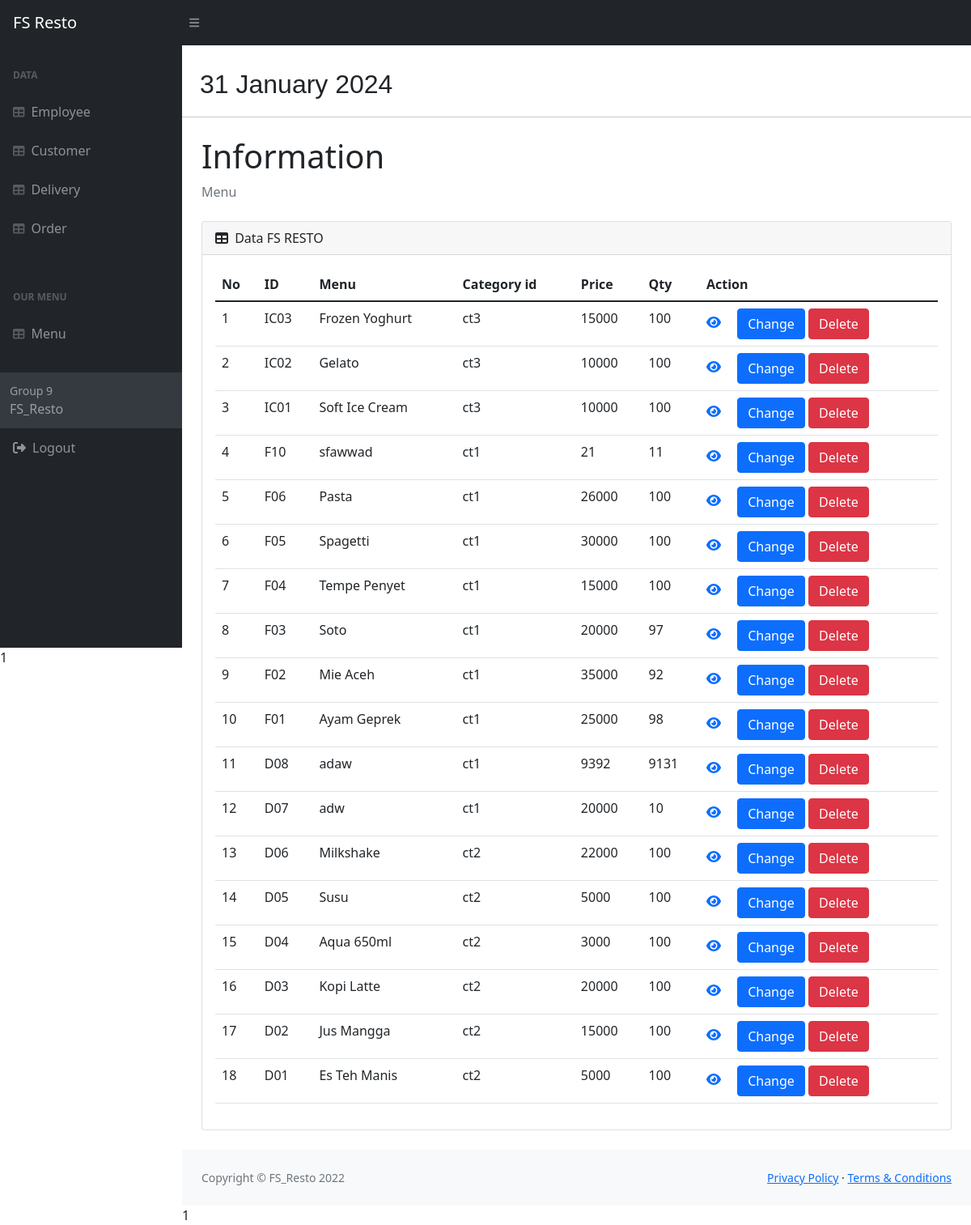
/Admin/pages/menu.php (signed in), run on the app's committed database.
### tables this page shows
CREATE TABLE `menu` (
  `menu_id` varchar(10) NOT NULL,
  `menu_name` varchar(50) DEFAULT NULL,
  `category_id` varchar(50) DEFAULT NULL,
  `price` int(50) NOT NULL,
  `qty` int(50) DEFAULT NULL,
  PRIMARY KEY (`menu_id`),
  KEY `category_id` (`category_id`),
  FULLTEXT KEY `pencarian_produk` (`menu_name`),
  CONSTRAINT `menu_ibfk_1` FOREIGN KEY (`category_id`) REFERENCES `category` (`category_id`) ON DELETE CASCADE ON UPDATE CASCADE
);

### Admin/pages/menu.php (the view, shortened to what this page needs)
<!DOCTYPE html>
<html lang="en">
  <head>
    <link href="https://cdn.jsdelivr.net/npm/simple-datatables@latest/dist/style.css" rel="stylesheet" />
    <link href="../../resource/css/styles.css" rel="stylesheet" />
  </head>
  <body class="sb-nav-fixed">
   <?=
      include 'partIndex/navbar.php';
   ?>
    <div id="layoutSidenav">
      <div id="layoutSidenav_nav">
       <?=
        include 'sideNavbar.php';
       ?>
      </div>
      <div id="layoutSidenav_content">
        <main>
        <div class="date" style="margin-left: 22px; font-size: xx-large; font-family: 'Gill Sans', 'Gill Sans MT', Calibri, 'Trebuchet MS', sans-serif;">
          <p class="inside_date">
            <?php
              echo date("d F Y");
            ?>
          </p>
        </div>
          <hr>
          <div class="container-fluid px-4">
            <h1 class="mt-4">Information</h1>
            <ol class="breadcrumb mb-4">
              <li class="breadcrumb-item active">Menu</li>
            </ol>
            <div class="card mb-4">
              <div class="card-header">
                <i class="fas fa-table me-1"></i>
                Data FS RESTO
              </div>
              <div class="card-body">
                <table id="datatablesSimple"  class="table table-stripped">
                  <thead>
                    <tr>
                      <th>No</th>
                      <th>ID</th>
                      <th>Menu</th>
                      <th>Category id</th>
                      <th>Price</th>
                      <th>Qty</th>
                      <th>Action</th>
                    </tr>
                  </thead>
                  <tbody>
                    <?php
                      $database = db_connect ();
                      $no = 1;
                      $tampil = mysqli_query($database, 'SELECT * FROM menu order by menu_id desc');
                      while($data = mysqli_fetch_assoc($tampil)) :
                    ?>
                      <tr>
                          <td><?php echo $no++;?></td>
                          <td><?php echo $data['menu_id'];?></td>
                          <td><?php echo $data['menu_name'];?></td>
                          <td><?php echo $data['category_id'];?></td>
                          <td><?php echo $data['price']; ?></td>
                          <td><?php echo $data['qty']; ?></td>
                          <td>
                            <a href="show_menu.php"><i class="fa fa-eye me-3"></i></a>
                            <a href="#" class='btn btn-primary'>Change</a>
                            <a href="#" class='btn btn-danger'>Delete</a>
                          </td>
                      </tr>
                    <?php endwhile; ?>
                  </tbody>
                </table>
              </div>
            </div>
          </div>
        </main>
       <?=
          include 'partIndex/footer.php';
       ?>
      </div>
    </div>
  </body>
</html>

### data on the page
menu: menu_id "IC03", menu_name "Frozen Yoghurt", category "ct3", price "15000", qty "100"
menu: menu_id "IC02", menu_name "Gelato", category "ct3", price "10000", qty "100"
menu: menu_id "IC01", menu_name "Soft Ice Cream", category "ct3", price "10000", qty "100"
menu: menu_id "F10", menu_name "sfawwad", category "ct1", price "21", qty "11"
menu: menu_id "F06", menu_name "Pasta", category "ct1", price "26000", qty "100"
menu: menu_id "F05", menu_name "Spagetti", category "ct1", price "30000", qty "100"
menu: menu_id "F04", menu_name "Tempe Penyet", category "ct1", price "15000", qty "100"
menu: menu_id "F03", menu_name "Soto", category "ct1", price "20000", qty "97"
menu: menu_id "F02", menu_name "Mie Aceh", category "ct1", price "35000", qty "92"
menu: menu_id "F01", menu_name "Ayam Geprek", category "ct1", price "25000", qty "98"
menu: menu_id "D08", menu_name "adaw", category "ct1", price "9392", qty "9131"
menu: menu_id "D07", menu_name "adw", category "ct1", price "20000", qty "10"
menu: menu_id "D06", menu_name "Milkshake", category "ct2", price "22000", qty "100"
menu: menu_id "D05", menu_name "Susu", category "ct2", price "5000", qty "100"
menu: menu_id "D04", menu_name "Aqua 650ml", category "ct2", price "3000", qty "100"
menu: menu_id "D03", menu_name "Kopi Latte", category "ct2", price "20000", qty "100"
menu: menu_id "D02", menu_name "Jus Mangga", category "ct2", price "15000", qty "100"
menu: menu_id "D01", menu_name "Es Teh Manis", category "ct2", price "5000", qty "100"

### other printed values
include 'sideNavbar.php' "1"
include 'partIndex/footer.php' "1"
